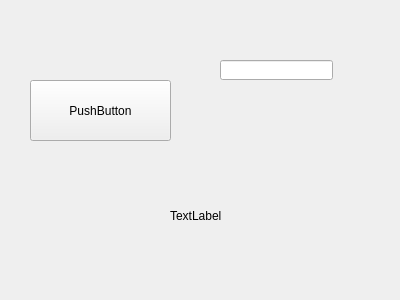
<?xml version="1.0" encoding="UTF-8"?>
<ui version="4.0">
 <class>Form</class>
 <widget class="QWidget" name="Form">
  <property name="geometry">
   <rect>
    <x>0</x>
    <y>0</y>
    <width>400</width>
    <height>300</height>
   </rect>
  </property>
  <property name="windowTitle">
   <string>Form</string>
  </property>
  <widget class="QPushButton" name="pushButton">
   <property name="geometry">
    <rect>
     <x>30</x>
     <y>80</y>
     <width>141</width>
     <height>61</height>
    </rect>
   </property>
   <property name="styleSheet">
    <string notr="true">image: url(:/pic1/images/open.jpg);</string>
   </property>
   <property name="text">
    <string>PushButton</string>
   </property>
  </widget>
  <widget class="QLineEdit" name="lineEdit">
   <property name="geometry">
    <rect>
     <x>220</x>
     <y>60</y>
     <width>113</width>
     <height>20</height>
    </rect>
   </property>
  </widget>
  <widget class="QLabel" name="label">
   <property name="geometry">
    <rect>
     <x>170</x>
     <y>200</y>
     <width>141</width>
     <height>31</height>
    </rect>
   </property>
   <property name="styleSheet">
    <string notr="true">image: url(:/pic1/images/close.jpg);</string>
   </property>
   <property name="text">
    <string>TextLabel</string>
   </property>
  </widget>
 </widget>
 <resources>
  <include location="resource.qrc"/>
 </resources>
 <connections>
  <connection>
   <sender>pushButton</sender>
   <signal>toggled(bool)</signal>
   <receiver>label</receiver>
   <slot>setEnabled(bool)</slot>
   <hints>
    <hint type="sourcelabel">
     <x>117</x>
     <y>71</y>
    </hint>
    <hint type="destinationlabel">
     <x>187</x>
     <y>177</y>
    </hint>
   </hints>
  </connection>
 </connections>
</ui>
